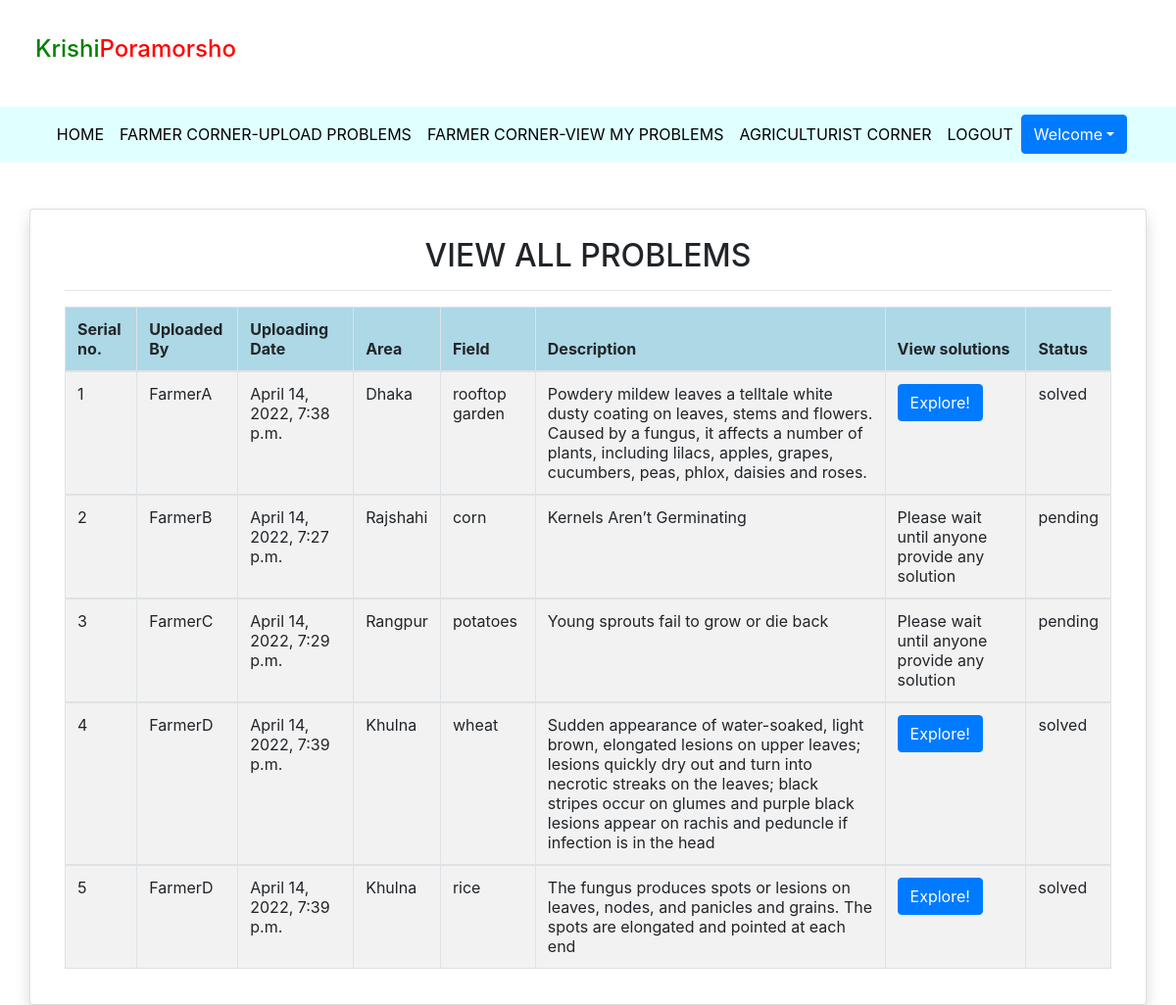
Page /admin_problems (signed in) on the committed database.
### problems/models.py (models this page shows, shortened)
class problem(models.Model):
    user = models.ForeignKey(User, on_delete=models.CASCADE)
    uploadingdate = models.DateTimeField(auto_now=True)
    area = models.CharField(max_length=30)
    field = models.CharField(max_length=30)
    problemfile = models.FileField(null=True)
    filetype = models.CharField(max_length=30)
    description = models.CharField(max_length=200, null=True)
    status = models.CharField(max_length=15)

### problems/views.py (the view)
# urls.py: path('admin_problems', admin_problems, name = 'admin_problems'),
def admin_problems(request):
    if not request.user.is_authenticated:
        return redirect('admin_login')
    problems = problem.objects.all()
    d = {'problems': problems}
    return render(request, 'admin_problems.html', d)

### problems/templates/admin_problems.html (shortened to what this page needs)
{% extends 'user_navigation.html'%}
{% load static %}
{% block body %}
 <div class="container card shadow mt-5">
      <div class="card-body">
         <h2 class="text-center">VIEW ALL PROBLEMS</h2>
            <HR>
         <table class="table table-striped table-bordered" id="My Table">
         <thead style="background-color: lightblue">
         <tr>
             <th> Serial no.</th>
             <th>Uploaded By</th>
             <th> Uploading Date</th>
             <th> Area</th>
             <th> Field</th>
             <th> Description</th>
             <th> View solutions</th>
             <th> Status</th>
         </tr>
         </thead>
         {% for i in problems %}
         <tbody>
         <tr>
             <td> {{ forloop.counter }}</td>
             <td> {{i.user.username}}</td>
              <td> {{i.uploadingdate}}</td>
              <td> {{i.area}}</td>
              <td> {{i.field}}</td>
             <td> {{i.description }}</td>
             {% if i.status == 'solved' %}
              <td>
                <a href="{%  url 'solution' pk=i.pk %}" class="btn btn-primary tetx-white">Explore!</a>
              </td>
              {% else %}
              <td>Please wait until anyone provide any solution</td>
              {% endif %}
              <td> {{i.status}}</td>
        </tr>
         {% endfor %}
             </tbody>
         </table>
 </div>
 </div>
 {% endblock %}

### rows in the picture
problem: user.username "FarmerA", uploadingdate "April 14, 2022, 7:38 p.m.", area "Dhaka", field "rooftop garden", description "Powdery mildew leaves a telltale white dusty coating on leaves, stems and flowers. Caused by a fungus, it affects a number of plants, including lilacs, apples, grapes, cucumbers, peas, phlox, daisies and roses.", shows "Explore!", status "solved"
problem: user.username "FarmerB", uploadingdate "April 14, 2022, 7:27 p.m.", area "Rajshahi", field "corn", description "Kernels Aren’t Germinating", shows "Please wait until anyone provide any solution", status "pending"
problem: user.username "FarmerC", uploadingdate "April 14, 2022, 7:29 p.m.", area "Rangpur", field "potatoes", description "Young sprouts fail to grow or die back", shows "Please wait until anyone provide any solution", status "pending"
problem: user.username "FarmerD", uploadingdate "April 14, 2022, 7:39 p.m.", area "Khulna", field "wheat", description "Sudden appearance of water-soaked, light brown, elongated lesions on upper leaves; lesions quickly dry out and turn into necrotic streaks on the leaves; black stripes occur on glumes and purple black lesions appear on rachis and peduncle if infection is in the head", shows "Explore!", status "solved"
problem: user.username "FarmerD", uploadingdate "April 14, 2022, 7:39 p.m.", area "Khulna", field "rice", description "The fungus produces spots or lesions on leaves, nodes, and panicles and grains. The spots are elongated and pointed at each end", shows "Explore!", status "solved"
